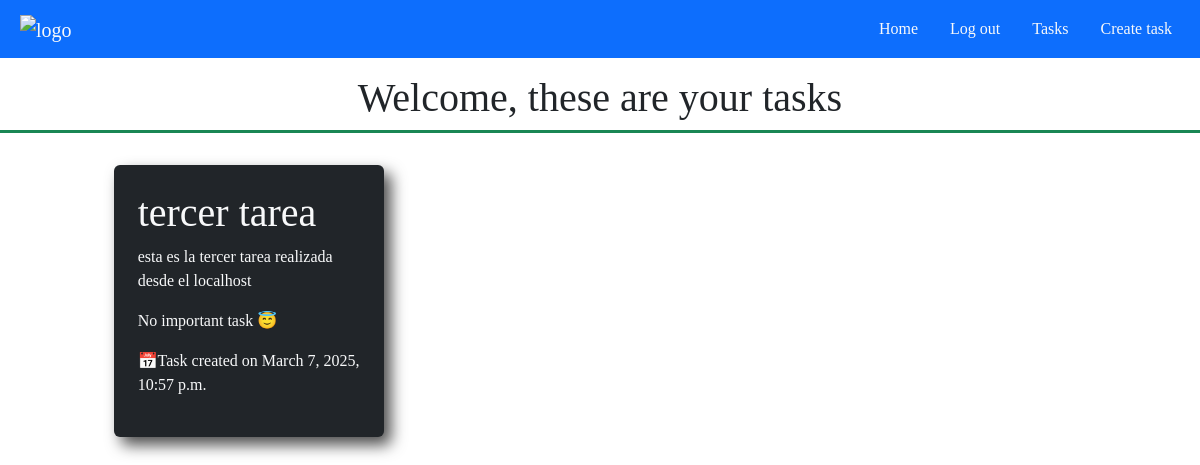
/tasks/ (signed in), run on an earlier commit of the app's database.
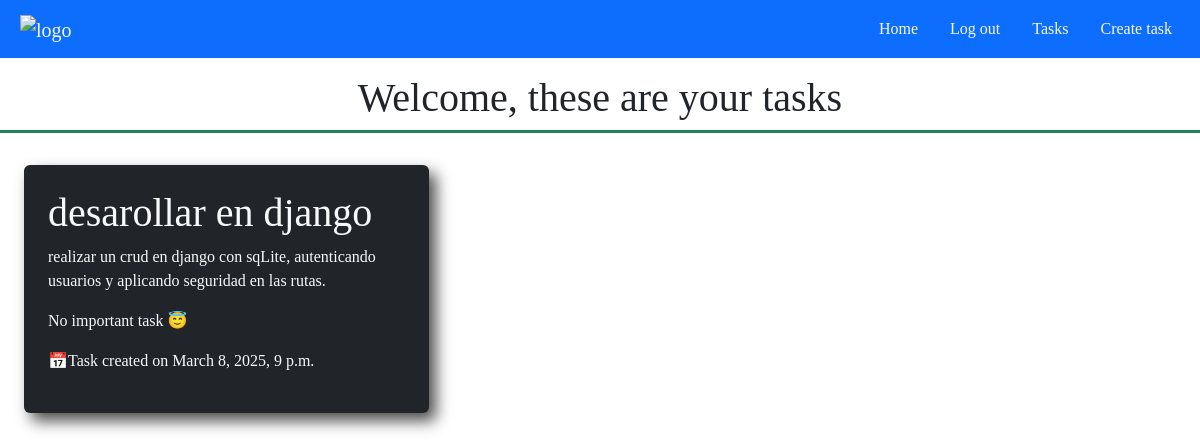
And on a later commit of the database.
### tasks/models.py (models this page shows, shortened)
class Task(models.Model):
    title = models.CharField(max_length=100)
    description = models.TextField(blank=True)
    created = models.DateTimeField(auto_now_add=True)
    datecompleted = models.DateTimeField(null=True,blank=True) #blank True es para que ese campo sea opcional
    important = models.BooleanField(default=False)
    user = models.ForeignKey(User, on_delete=models.CASCADE)

### tasks/views.py (the view)
# urls.py: path('tasks/',views.tasks, name='tasks'),
def tasks(request):
    if request.method == "GET":
        tasks = Task.objects.filter(user=request.user,datecompleted__isnull = True)
        return render(request,'tasks.html',{
            'tasks':tasks
        })

### tasks/templates/tasks.html
{%extends 'base.html'%}
{%block content%}
    <h1 class="text-center mt-3 fs-1 border-3 border-bottom border-success d-flex align-center justify-content-center w-100 pb-2">Welcome, these are your tasks</h1>
    <section class="tasks container-fluid row w-100">
            {%for task in tasks%}
                <div class="col-sm-12 col-xl-6 col-lg-4 col-md-4 d-flex justify-content-center align-items-center p-4">
                    <a href="{%url 'taskDetail' task.id%}" style="text-decoration: none;">
                        <div class="task p-4 h-100 w-75 bg-dark text-light rounded-2">
                            <h1>
                                {{task.title}}
                            </h1>
                            <p>
                                {{task.description}}
                            </p>
                            <p>
                                {%if task.important == True%}
                                    Important task ⚠️
                                {%else%}
                                    No important task 😇
                                {%endif%}
                            </p>
                            <p>📅Task created on {{task.created}}</p>
                        </div>
                    </a>
                </div>
            {%endfor%}
    </section>
{%endblock%}

### tasks/templates/base.html (shortened to what this page needs)
{% load static %}
<!DOCTYPE html>
<html lang="en">
<head>
    <link href="https://cdn.jsdelivr.net/npm/bootstrap@5.3.3/dist/css/bootstrap.min.css" rel="stylesheet">
    <link rel="stylesheet" href="{% static 'css/estilos.css' %}">
</head>
<body>
    <nav class="navbar navbar-expand-lg bg-primary p-2">
        <div class="container-fluid">
          <a class="navbar-brand text-light" href="/"><img src="https://img.icons8.com/?size=100&id=LFB02ASKjxl3&format=png&color=000000" alt="logo"></a>
          <div class="collapse navbar-collapse" id="navbarNav">
            <ul class="navbar-nav gap-3 ms-auto">
              <li class="nav-item">
                <a class="nav-link active text-light" aria-current="page" href="/">Home</a>
              </li>
              {%if user.is_authenticated%}
                <li class="nav-item">
                    <a class="nav-link text-light" href="/logout">Log out</a>
                </li>
                <li class="nav-item">
                  <a class="nav-link text-light" href="/tasks">Tasks</a>
                </li>
                <li class="nav-item">
                  <a href="/createTasks" class="nav-link text-light">Create task</a>
                </li>
              {%endif%}
            </ul>
          </div>
        </div>
    </nav>
    {%block content%}
    {%endblock%}
</body>
</html>

### tasks/static/css/estilos.css (style rules this page uses)
body { font-family:Cambria, Cochin, Georgia, Times, 'Times New Roman', serif; user-select: none; }
.task { box-shadow: 7px 8px 15px rgba(0, 0, 0, 0.7); }

What changed in the data, as far as the page shows it:
no longer on this page (row edited): Task: title "tercer tarea", description "esta es la tercer tarea realizada desde el localhost", important "No important task 😇", created "March 7, 2025, 10:57 p.m."
added Task: title "desarollar en django", description "realizar un crud en django con sqLite, autenticando usuarios y aplicando seguridad en las rutas.", important "No important task 😇", created "March 8, 2025, 9 p.m."
